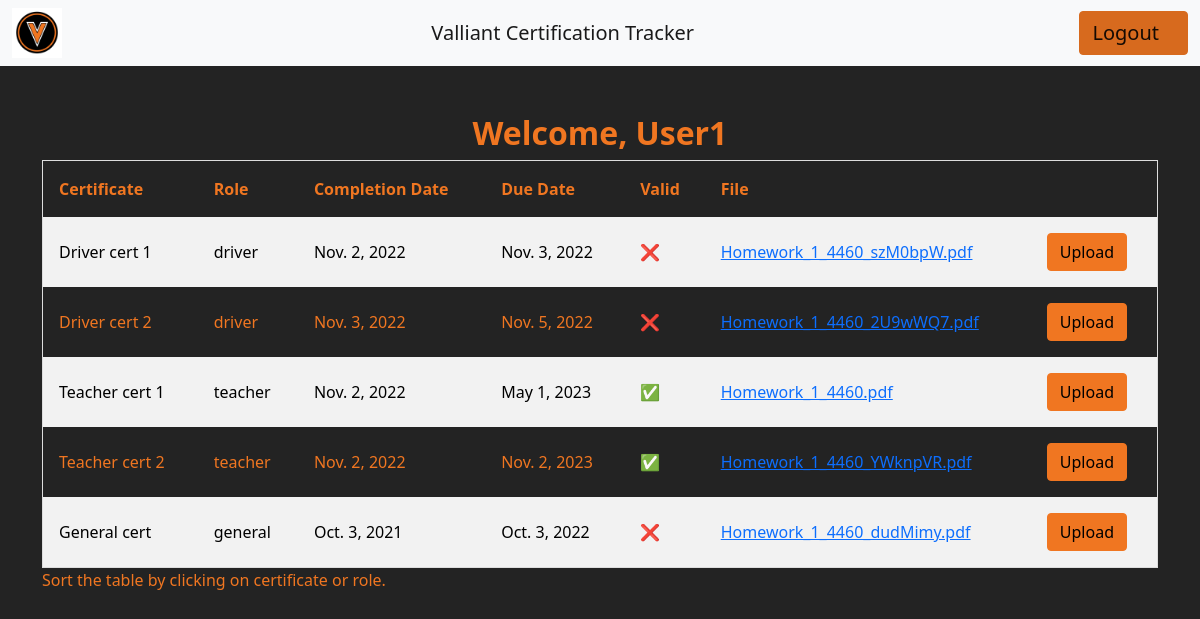
The page /accounts/dashboard/ (signed in) on the database as committed earlier.
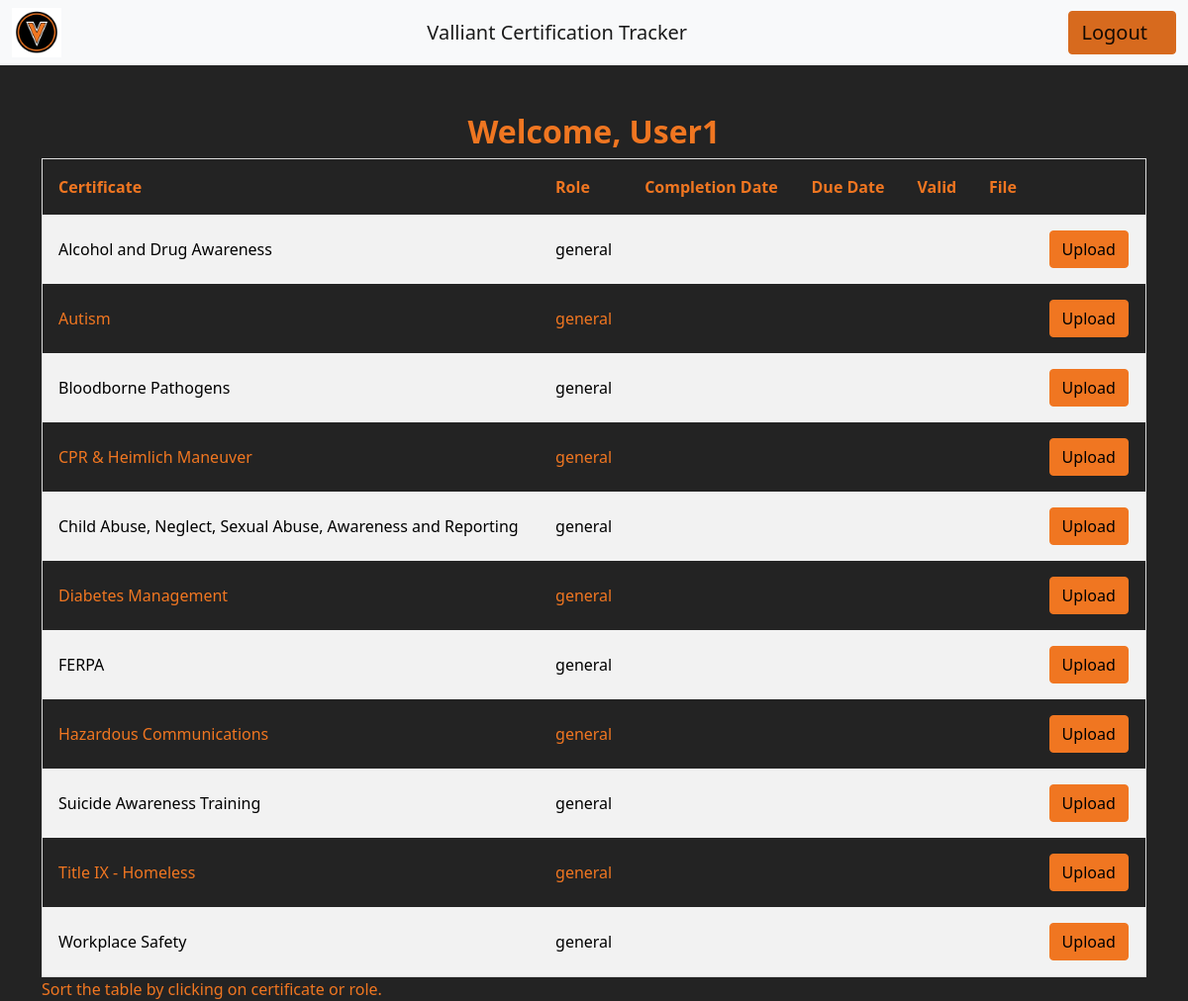
The same page on the database as committed later.
### users/models.py (models this page shows, shortened)
class Certificate(models.Model):
    certificate_name = models.CharField('Name', blank=True, max_length=250, default='', unique=True)
    is_published = models.BooleanField('Published', default=False)
    exp_interval = models.IntegerField('Expiration interval in days', blank = True, null = True, default=0)
    is_limited = models.BooleanField('Time Limited', default=True)
    def __str__(self):
        return self.certificate_name

class Role(models.Model):
    role_name = models.CharField('Role', null=True, blank=True, max_length=250, default='', unique=True)
    certificates_list = models.ManyToManyField(Certificate, blank=True)
    def __str__(self):
        return self.role_name
    class Meta:
        verbose_name = "Role"
        verbose_name_plural = "Roles"

class Images(models.Model):
    certificate = models.ForeignKey(Certificate, default=None, null=False, blank=False, on_delete=models.CASCADE)
    profile = models.ForeignKey(Profile, default=None, null=True, blank=True, on_delete=models.CASCADE)
    file = models.FileField(upload_to = getPathToSave, null=True, blank=False)
    certification_completion_date = models.DateTimeField('Completion date', default=None, blank=False, null=True)
    certification_due_date = models.DateTimeField('Due date', default= None, blank=True, null=True)
    is_valid = models.BooleanField('Valid', default=True)
    def getDueDate(self):
        if self.certificate.is_limited:
            self.certification_due_date = self.certification_completion_date + timedelta(days= self.certificate.exp_interval)
            self.save()
        return self.certification_due_date
    def getName(self):
        return str(self.file).rsplit('/', 1)[-1]
    def isValid(self):
        if not self.certificate.is_limited:
            return True
        else:
            self.is_valid = self.getDueDate() >= timezone.now()
            self.save()
            return self.getDueDate() >= timezone.now()
    class Meta:
        verbose_name = "File"
        verbose_name_plural = "Files"

### users/views.py (the view)
# urls.py: path('dashboard/', views.dashboardView, name = "dashboard"),
@login_required
def dashboardView(request):
    profile = Profile.objects.all()
    images  = Images.objects.all()
    form = ImageForm(request.POST, request.FILES)
    if request.method == 'POST':
        if form.is_valid():
            form.instance.profile = request.user.profile
            form.instance.certification_due_date =  form.instance.getDueDate()
            form.instance.is_valid = form.instance.isValid()
            form.save()
            return redirect("dashboard")
    else:
        form = ImageForm()
    return render(request, 'dashboard.html', {'form': form, 'profiles': profile, 'images': images})

### users/Templates/dashboard.html (shortened to what this page needs)
{% extends 'base_dashboard.html' %}

### users/Templates/base_dashboard.html (shortened to what this page needs)
{% extends 'index.html' %}
{% block  content %}
    <center><h2 style="color: #F07621;"><strong>Welcome, {{user.username}}</strong></h2></center>
    {% if user.is_superuser %}
      {% block adminContent %}
        {% comment %} content from dashboard.html {% endcomment %}
      {% endblock %}
    {% else %}
    <div class="container">
        <table id="myTable">
            <tr>
                <th onclick="sortTable(0)">Certificate</th>
                <th onclick="sortTable(1)">Role</th>
                <th>Completion Date</th>
                <th>Due Date</th>
                <th>Valid</th>
                <th>File</th>
                <th></th>
            </tr>
            {% for profile in profiles %}
                {% if profile.profile_name.username == user.username %}
                    {% for role in profile.roles_list.all %}
                        {% for cert in role.certificates_list.all %}
                            {% if cert.is_published %}
                                <tr>
                                    <td>{{cert}}</td>
                                    <td>{{role}}</td>
                                    <td>
                                        {% for image in images reversed %}
                                            {% if image.profile.profile_name.username == user.username %}
                                                {% if image.certificate == cert %}
                                                    {% ifchanged image.certificate %}
                                                        {{image.certification_completion_date.date}}
                                                    {% endifchanged %}
                                                {% endif %}
                                            {% endif %}
                                        {% endfor %}
                                    </td>
                                    <td>
                                      {% for image in images reversed %}
                                          {% if image.profile.profile_name.username == user.username %}
                                              {% if image.certificate == cert %}
                                                  {% ifchanged image.certificate %}
                                                    {% if cert.is_limited %}
                                                      {{image.certification_due_date.date}}
                                                    {% else %}
                                                      Unlimited
                                                    {% endif %}
                                                  {% endifchanged %}
                                              {% endif %}
                                          {% endif %}
                                      {% endfor %}
                                  </td>
                                  <td>
                                    {% for image in images reversed %}
                                        {% if image.profile.profile_name.username == user.username %}
                                            {% if image.certificate == cert %}
                                                {% ifchanged image.certificate %}
                                                    {% if image.isValid %}
                                                      &#9989;
                                                    {% else %}
                                                      &#10060;
                                                    {% endif %}
                                                {% endifchanged %}
                                            {% endif %}
                                        {% endif %}
                                    {% endfor %}
                                </td>
                                    <td>
                                        {% for image in images reversed %}
                                            {% if image.profile.profile_name.username == user.username %}
                                                {% if image.certificate == cert %}
                                                    {% ifchanged image.certificate %}
                                                       <a href="{{image.file.url}}" download>{{image.getName}}</a>
                                                    {% endifchanged %}
                                                {% endif %}
                                            {% endif %}
                                        {% endfor %}
                                    </td>
                                    <td>
                                      {% if profile.is_active %}
                                        <button type="button" class="btn btn-primary" data-bs-toggle="modal" data-bs-target="#myModal">Upload </button></div>
                                        <div class="modal fade" id="myModal">
                                        {% endif %}
                            {% endif %}
                        {% endfor %}
                    {% endfor %}
                {% endif %}
            {% endfor %}
        <div style="color: #F07621;">Sort the table by clicking on certificate or role.</div>
    </div>
    {% endif %}
{% endblock %}

### users/Templates/index.html (shortened to what this page needs)
<!DOCTYPE html>
{% load static %}
<html>
<head>
    <link rel="stylesheet" href="{% static 'home/css/bootstrap.css' %}" type="text/css"/>
    <link rel="stylesheet" href="{% static 'layouts.css' %}" type="text/css"/>
</head>
<body style="background-color: #232323;">
    <nav class="navbar navbar-expand-lg sticky-top navbar-light bg-light">
        <div class="container-fluid">
            <img src="{% static 'Logo.jpg' %}" alt="" width="50" height="50">
            <a class="navbar-brand" href = "{% url 'home' %}">Valliant Certification Tracker </a>
            {% if user.is_authenticated %}
            <button class="btn btn-outline-success">
                <a class="navbar-brand" href = "{% url 'home' %}">Logout</a></button>
            {% endif %}
        </div>
    </nav>
    <br/>
    <br/>
    {% block content %}{% endblock %}
</body>
</html>

### users/Templates/base_dashboard.html (style rules this page uses)
table { border-spacing: 0; width: 100%; border: 1px solid #ddd; }
th { cursor: pointer; }
th, td { text-align: left; padding: 16px; }
tr:nth-child(even) { background-color: #f2f2f2; color: black; }
tr:nth-child(odd) { color: #F07621; }

Rows that differ between the two databases and show on the page:
removed Role: role_name "driver"
removed Certificate: certificate_name "Driver cert 1"
removed Images: certification_completion_date "Nov. 2, 2022", certification_due_date "Nov. 3, 2022", getName "Homework_1_4460_szM0bpW.pdf"
removed Certificate: certificate_name "Driver cert 2"
removed Images: certification_completion_date "Nov. 3, 2022", certification_due_date "Nov. 5, 2022", getName "Homework_1_4460_2U9wWQ7.pdf"
removed Role: role_name "teacher"
removed Certificate: certificate_name "Teacher cert 1"
removed Images: certification_completion_date "Nov. 2, 2022", certification_due_date "May 1, 2023", getName "Homework_1_4460.pdf"
removed Certificate: certificate_name "Teacher cert 2"
removed Images: certification_completion_date "Nov. 2, 2022", certification_due_date "Nov. 2, 2023", getName "Homework_1_4460_YWknpVR.pdf"
removed Certificate: certificate_name "General cert", {{ role }} "general"
removed Images: certification_completion_date "Oct. 3, 2021", certification_due_date "Oct. 3, 2022", getName "Homework_1_4460_dudMimy.pdf"
added Certificate: certificate_name "Alcohol and Drug Awareness", {{ role }} "general"
added Certificate: certificate_name "Autism", {{ role }} "general"
added Certificate: certificate_name "Bloodborne Pathogens", {{ role }} "general"
added Certificate: certificate_name "CPR & Heimlich Maneuver", {{ role }} "general"
added Certificate: certificate_name "Child Abuse, Neglect, Sexual Abuse, Awareness and Reporting", {{ role }} "general"
added Certificate: certificate_name "Diabetes Management", {{ role }} "general"
added Certificate: certificate_name "FERPA", {{ role }} "general"
added Certificate: certificate_name "Hazardous Communications", {{ role }} "general"
added Certificate: certificate_name "Suicide Awareness Training", {{ role }} "general"
added Certificate: certificate_name "Title IX - Homeless", {{ role }} "general"
added Certificate: certificate_name "Workplace Safety", {{ role }} "general"
